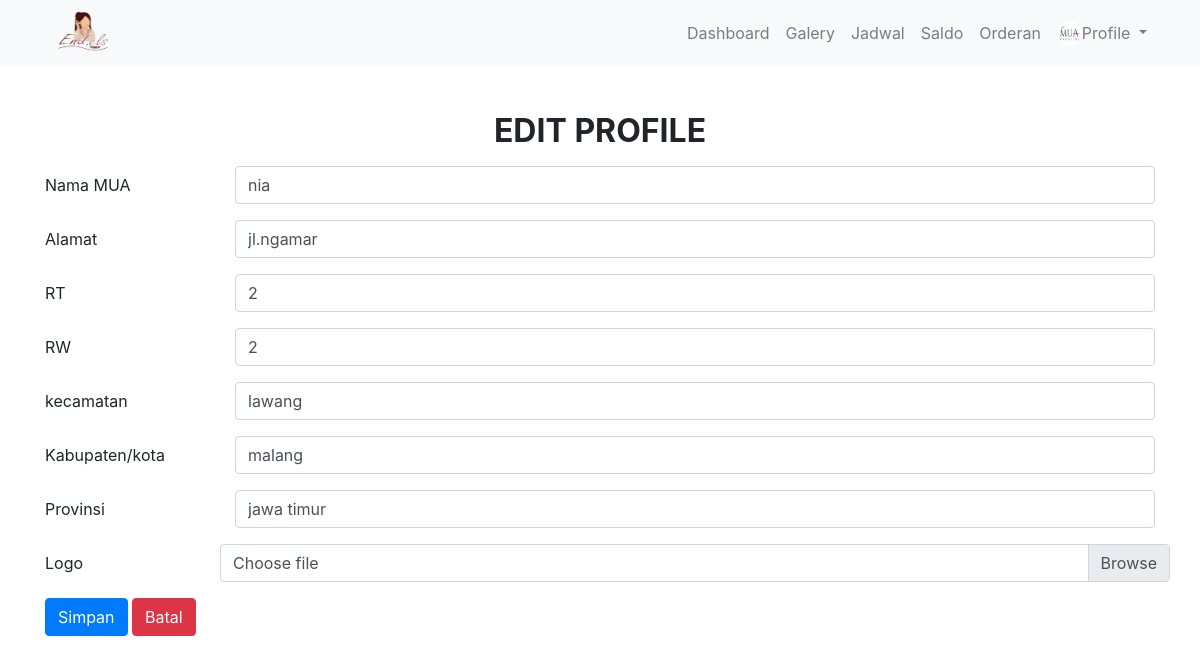
/index.php/muach/ubah_profile, run on the app's committed database.
### tables this page shows
CREATE TABLE `mua` (
  `id_mua` int(11) NOT NULL,
  `nama_mua` varchar(255) NOT NULL,
  `harga` int(11) NOT NULL,
  `foto` varchar(255) NOT NULL,
  `alamat` varchar(255) NOT NULL,
  `rt` int(11) NOT NULL,
  `rw` int(11) NOT NULL,
  `kecamatan` varchar(128) NOT NULL,
  `kabupaten` varchar(128) NOT NULL,
  `provinsi` varchar(128) NOT NULL,
  `email` varchar(255) NOT NULL,
  `password` varchar(255) NOT NULL,
  `buka` enum('0','1') NOT NULL DEFAULT '1'
);

### application/controllers/muach.php (called while the page is built, shortened)
<?php
class Muach extends CI_Controller {
	public function __construct()
	{
		$this->load->model('M_Acara', '', TRUE);
	}
	public function ubah_profile()
	{
		$id=1;
		$data['profil']=$this->M_Acara->profil_mua($id);
		$this->load->view('template/mua_header');
		$this->load->view('mua/edit_profile',$data);
		$this->load->view('template/mua_footer');
	}
}

### index.php (called while the page is built, shortened)
<?php
require_once BASEPATH.'core/CodeIgniter.php';

### application/models/M_Acara.php (called while the page is built, shortened)
<?php
class M_Acara extends CI_Model
{
	public function profil_mua($id){
		$this->db->select('*');
		$this->db->from('mua');
		$this->db->where('id_mua',$id);
		$query = $this->db->get();
		return $query->row_array();
	}
}

### application/views/mua/edit_profile.php (the view, shortened to what this page needs)
<div class="container mt-5">
	<h2><p class="text-center text-uppercase font-weight-bold">Edit profile</p></h2>
	<form  action="<?= base_url('muach/edit_mua/').$profil["id_mua"];?>" method="POST" enctype="multipart/form-data">
		<div class="form-group row">
			<label for="nama" class="col-sm-2 col-form-label">Nama MUA</label>
			<div class="col-sm-10">
				<input type="text" class="form-control" name="nama" id="nama" placeholder="Nama" value="<?= $profil['nama_mua']; ?>">
			</div>
		</div>
		<div class="form-group row">
			<label for="alamat" class="col-sm-2 col-form-label">Alamat</label>
			<div class="col-sm-10">
				<input type="text" class="form-control" name="alamat" id="alamat" placeholder="Alamat" value="<?= $profil['alamat']; ?>">
			</div>
		</div>
		<div class="form-group row">
			<label for="rt" class="col-sm-2 col-form-label">RT</label>
			<div class="col-sm-10">
				<input type="number" class="form-control" name="rt" id="rt" placeholder="RT" value="<?= $profil['rt']; ?>">
			</div>
		</div>
		<div class="form-group row">
			<label for="rw" class="col-sm-2 col-form-label">RW</label>
			<div class="col-sm-10">
				<input type="number" class="form-control" name="rw" id="rw" placeholder="RW" value="<?= $profil['rw']; ?>">
			</div>
		</div>
		<div class="form-group row">
			<label for="kecamatan" class="col-sm-2 col-form-label" >kecamatan</label>
			<div class="col-sm-10">
				<input type="text" class="form-control" name="kecamatan" id="kecamatan" placeholder="kecamatan" value="<?= $profil['kecamatan']; ?>">
			</div>
		</div>
		<div class="form-group row">
			<label for="kabupaten" class="col-sm-2 col-form-label">Kabupaten/kota</label>
			<div class="col-sm-10">
				<input type="text" class="form-control" name="kabupaten" id="kabupaten" placeholder="kabupaten" value="<?= $profil['kabupaten']; ?>">
			</div>
		</div>
		<div class="form-group row">
			<label for="provinsi" class="col-sm-2 col-form-label">Provinsi</label>
			<div class="col-sm-10">
				<input type="text" class="form-control" name="provinsi" id="provinsi" placeholder="provinsi" value="<?= $profil['provinsi']; ?>">
			</div>
		</div>
		<div class="form-group row">
			<label for="logo" class="col-sm-2 col-form-label">Logo</label>
			<div class="col-sm-10">
				<label class="custom-file-label" for="logo">Choose file</label>
			</div>
		</div>
		<div class="form-group row">
			<div class="col-sm-10">
				<button type="submit" class="btn btn-primary">Simpan</button>
				<button type="cancel" class="btn btn-danger" onclick="window.history.go(-1); return false;">Batal</button>
			</div>
		</div>
	</form>
</div>

### asset/css/toko.css (style rules this page uses)
.mt-5, .my-5 { margin-top: 7rem!important; }

### data on the page
mua: nama "nia", alamat "jl.ngamar", rt "2", rw "2", kecamatan "lawang", kabupaten "malang", provinsi "jawa timur"
